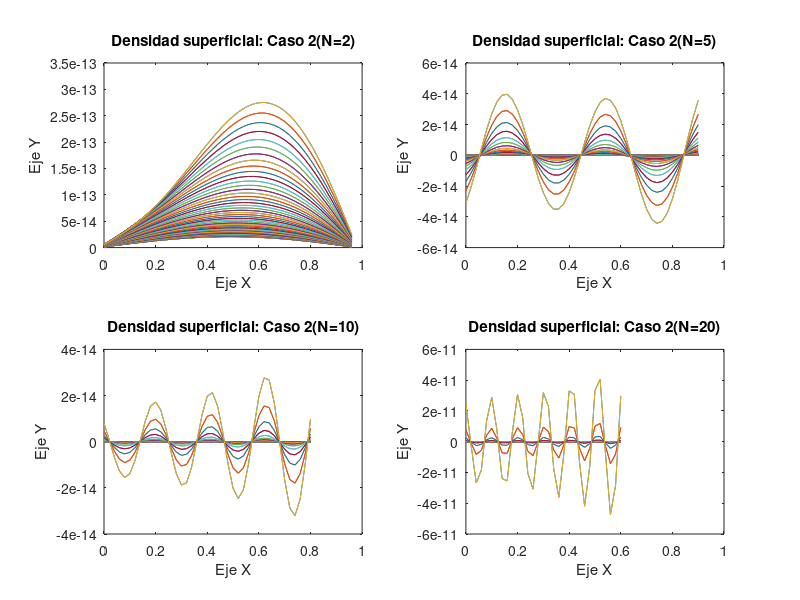

The MATLAB script that drew this image:
%Cartesianas, Ejercicio 1 - Caso 1

a=1;
b=1;
X=-a:0.02:a;
Y=0:0.02:b;
Eo=8.8541878176*(10^(-12));
Dif=0;
[x,y]= meshgrid(X,Y);

V2=0;
N=2;
for n= 1:N
  f=@(y) (2*y.^3+5).*sin(pi*n*y/b);
  Fn=(2./(b*cosh(n*pi*a/b))).*integral(f,0,b);
  P= Fn.*cosh(pi.*n*x/b).*sin(pi.*n*y/b);
  V2=P+V2;
  Dif=diff(V2,n);
  D=-Eo*Dif;
endfor

subplot(2,2,1)
plot(y,D)
xlabel('Eje X')
ylabel('Eje Y')
title('Densidad superficial: Caso 2(N=2)')

V5=0;
N=5;
for n= 1:N
  f=@(y) (2*y.^3+5).*sin(pi*n*y/b);
  Fn=(2./(b*cosh(n*pi*a/b))).*integral(f,0,b);
  P= Fn.*cosh(pi.*n*x/b).*sin(pi.*n*y/b);
  V5=P+V5;
  Dif5=diff(V5,n);
  D5=-Eo*Dif5;
endfor

subplot(2,2,2)
plot(y,D5)
xlabel('Eje X')
ylabel('Eje Y')
title('Densidad superficial: Caso 2(N=5)')

V10=0;
N=10;
for n= 1:N
  f=@(y) (2*y.^3+5).*sin(pi*n*y/b);
  Fn=(2./(b*cosh(n*pi*a/b))).*integral(f,0,b);
  P= Fn.*cosh(pi.*n*x/b).*sin(pi.*n*y/b);
  V10=P+V10;
  Dif10=diff(V10,n);
  D10=-Eo*Dif10;
endfor

subplot(2,2,3)
plot(y,D10)
xlabel('Eje X')
ylabel('Eje Y')
title('Densidad superficial: Caso 2(N=10)')

V20=0;
N=20;
for n= 1:N
  f=@(y) (2*y.^3+5).*sin(pi*n*y/b);
  Fn=(2./(b*cosh(n*pi*a/b))).*integral(f,0,b);
  P= Fn.*cosh(pi.*n*x/b).*sin(pi.*n*y/b);
  V20=P+V20;
  Dif20=diff(V20,n);
  D20=-Eo*Dif20;
endfor

subplot(2,2,4)
plot(y,D20)
xlabel('Eje X')
ylabel('Eje Y')
title('Densidad superficial: Caso 2(N=20)')